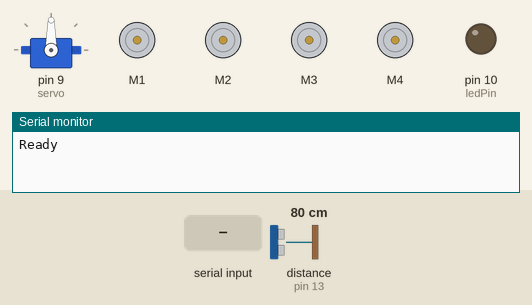
This sketch was run on a simulated Arduino Uno, built with avr-gcc and run on an emulated ATmega328P. On the bench: servo, 4 × DC motor (green arrow = forward, orange = backward, longer = faster), output pins drawn as LEDs (lit = HIGH), the last lines printed to the serial monitor. The inputs (shaded band) are chosen by the test bench; at power-on: distance to the obstacle (sensor on pin 13) 80 cm. The echo pulse lasts 58.3 µs per cm.

Above: at 2.5 s.
2.6 s: "look:1\n" received over Serial
At 3.3 s:
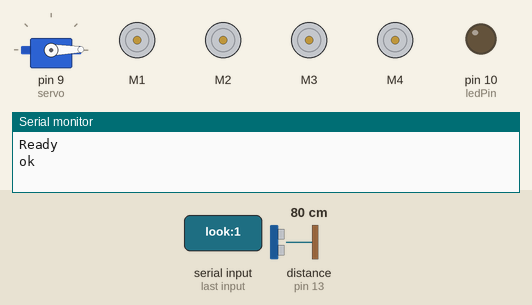
4.4 s: "look:150\n" received over Serial
At 5.6 s:
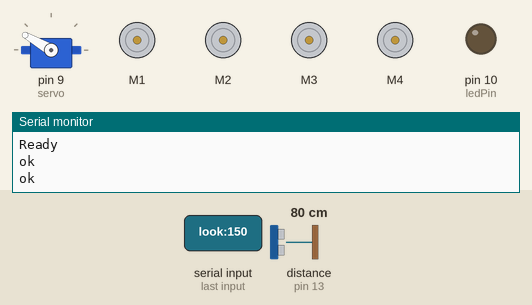
6.4 s: "forward:1\n" received over Serial
At 6.9 s:
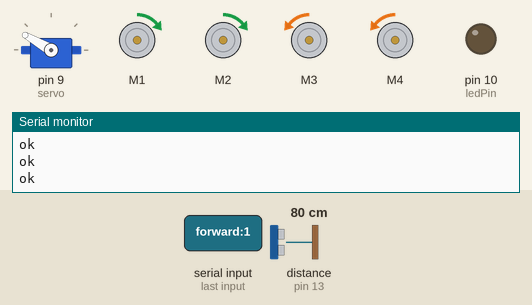
7.9 s: "forward:150\n" received over Serial
At 8.08 s:
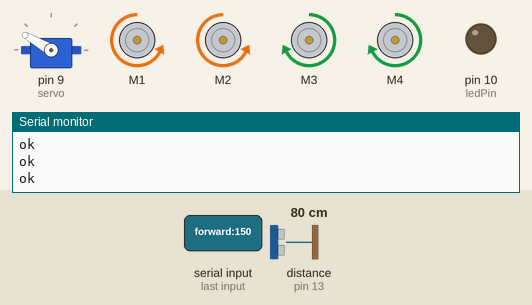
9.7 s: "backward:150\n" received over Serial
At 10.9 s:
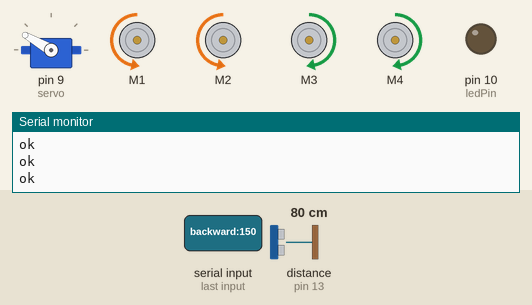
11.2 s: "look:1\n" received over Serial
At 13.1 s:
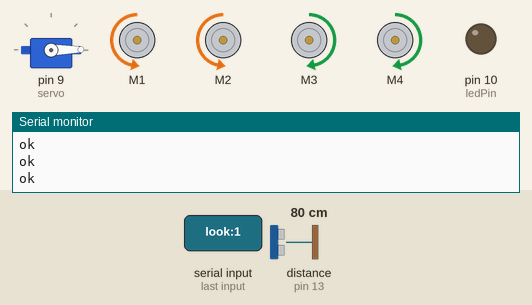
Timing chart, 0 to 14.2 s (numbered marks = the images above; inputs shaded):
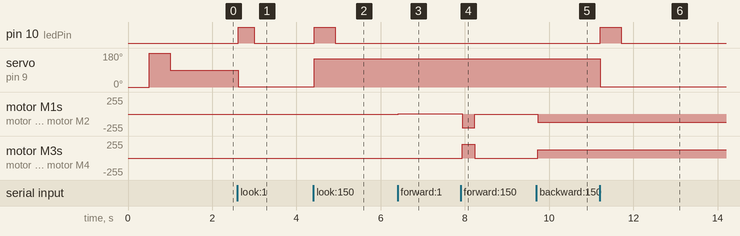

Measured:
- after the input at 2.6 s, pin 10 (ledPin): LOW → HIGH at once, → LOW 0.38 s later; servo on pin 9 (servo): 90° → 1° at once
- after the input at 4.4 s, pin 10 (ledPin): LOW → HIGH at once, → LOW 0.50 s later; servo on pin 9 (servo): 1° → 150° at once
- after the input at 6.4 s, motor M1, motor M2: stopped → forward 2/255 at once; motor M3, motor M4: stopped → backward 2/255 at once
- after the input at 7.9 s, motor M1, motor M2: forward 2/255 → backward 204/255 at once, → stopped 0.30 s later; motor M3, motor M4: backward 2/255 → forward 204/255 at once, → stopped 0.30 s later
- after the input at 9.7 s, motor M1, motor M2: stopped → backward 126/255 at once; motor M3, motor M4: stopped → forward 126/255 at once
- after the input at 11.2 s, pin 10 (ledPin): LOW → HIGH at once, → LOW 0.50 s later; servo on pin 9 (servo): 150° → 1° at once

The sketch:

pi_rover.ino
```cpp
#include <AFMotor.h>
#include <NewPing.h>
#include <Servo.h>

#define runEvery(t) for (static typeof(t) _lasttime;\
                         (typeof(t))((typeof(t))millis() - _lasttime) > (t);\
                         _lasttime += (t))

AF_DCMotor motor1(1);
AF_DCMotor motor2(2);
AF_DCMotor motor3(3);
AF_DCMotor motor4(4);

#define TRIGGER_PIN  2
#define ECHO_PIN     13
#define MAX_DISTANCE 200

NewPing sonar(TRIGGER_PIN, ECHO_PIN, MAX_DISTANCE);

int motorSpeed = 100;
int maxMotorSpeed = 255;
bool isMovingForward = false;
bool isMovingBackward = false;
bool safetyDriveMode = true;
bool debugMode = false;

int ledPin = 10;

String input = "";

// DC hobby servo
Servo servo;

void setup()
{
  Serial.begin(9600);
  Serial.print("Ready\n");
  pinMode(ledPin, OUTPUT);

  // calibrate the servo during setup
  servo.attach(9);

  servo.write(0);
  delay(500);
  servo.write(180);
  delay(500);
  servo.write(90);
  delay(350);

  servo.detach();
}

void loop()
{
  char character;

  while(Serial.available()) {
    character = Serial.read();
    input.concat(character);
    delay(2);
  }

  if (input != "") {
    String result = handleCommand(input);
    Serial.print(result + "\n");
    input = "";
  }

  if (safetyDriveMode) {

    // set the interval for measuring distance
    int checkDistanceInterval = map(
      motorSpeed,
      0, maxMotorSpeed,
      400, 50 // in milliseconds
    );

    int distanceToStop = map(
      motorSpeed,
      0, maxMotorSpeed,
      15, 60 // in centimeter
    );

    runEvery(checkDistanceInterval) {
      if (isMovingForward) {
        int distanceInCm = getDistanceInCm();

        if (distanceInCm != NO_ECHO && distanceInCm < distanceToStop) {
          halt(0);
          if (debugMode) {
            Serial.print("Stopped by 'Safety drive'");
          }
        }
      }
    }

    if (debugMode) {
      // the "checkDistanceInterval" and "distanceToStop" is dynamically set based on how fast
      // the robot is moving. this output shows us every 2 seconds how its configured for the moment
      runEvery(2000) {
        Serial.print("Safety drive: check interval "+String(checkDistanceInterval)+
        ", distance to stop: "+String(distanceToStop)+"\n");
      }
    }
  }
}

String getCommandFromInput(String input) {
  String result = input;
  int positionOfColon = input.indexOf(':');

  if (positionOfColon)
  {
    result = input.substring(0, positionOfColon);
  }

  return result;
}

int getArgumentFromInput(String input) {
  int result = -1;
  int positionOfColon = input.indexOf(':');

  if (positionOfColon)
  {
    int length = input.length() - positionOfColon;
    String argument = input.substring(positionOfColon + 1);
    result = argument.toInt();
  }

  return result;
}

void setMotorSpeed(int speedInPercentage) {
  motorSpeed = map(
    speedInPercentage,
    0, 100,
    0, maxMotorSpeed
  );

  if (debugMode) {
    Serial.print(String("Set speed to ") + motorSpeed + " ("+ speedInPercentage +"%)\n");
  }
}


String handleCommand(String input) {
  String result;

  String command = getCommandFromInput(input);
  int argument = getArgumentFromInput(input);

  // yes, a switch-case-construct would be better, but its not supporting strings as case value.. only integers
  if(command == "battery") {
    result = checkBatteryStatus(argument);
  } else if(command == "measureDistance") {
    result = measureDistance(argument);
  } else if(command == "look") {
    result = lookDirection(argument);
  } else if(command == "forward") {
    result = forward(argument);
  } else if(command == "backward") {
    result = backward(argument);
  } else if(command == "left") {
    result = left(argument);
  } else if(command == "right") {
    result = right(argument);
  } else if(command == "stop") {
    result = halt(argument);
  } else if(command == "debug") {
    result = debug(argument);
  // here we can add additional functions:
  // } else if(command == "doSomething") {
  //   result = doSomething(argument);
  } else {
    result = "unknown command: " + command;
  }

  return result;
}

String lookDirection(int argument) {
  String result;

  if (argument >= 0 && argument <= 180) {

    digitalWrite(ledPin, HIGH);

    if (servo.attached() == false) {
      servo.attach(9);
    }

    int waitTimeInMs;

    if (servo.read() > argument) {
      waitTimeInMs = servo.read() - argument;
    } else {
      waitTimeInMs = argument - servo.read();
    }

    waitTimeInMs = (waitTimeInMs + 100) * 2;

    servo.write(argument);

    // give the servo some time to do its job
    delay(waitTimeInMs);

    // we detach the servo variable from its pin to save energy
    servo.detach();

    digitalWrite(ledPin, LOW);

    result = "ok";
  } else {
    result = "failed";
  }

  return result;
}

String forward(int speedInPercentage)
{
  if (speedInPercentage > 0)
  {
    setMotorSpeed(speedInPercentage);
  }

  isMovingForward = true;
  isMovingBackward = false;

  turnMotorsOn();

  motor1.run(FORWARD);
  motor2.run(FORWARD);
  motor3.run(BACKWARD);
  motor4.run(BACKWARD);

  return "ok";
}

String backward(int speedInPercentage)
{
  if (speedInPercentage > 0)
  {
    setMotorSpeed(speedInPercentage);
  }

  isMovingForward = false;
  isMovingBackward = true;

  turnMotorsOn();

  motor1.run(BACKWARD);
  motor2.run(BACKWARD);
  motor3.run(FORWARD);
  motor4.run(FORWARD);

  return "ok";
}

String halt(int argument)
{
  int currentMotorSpeedInPercentage = map(
    motorSpeed,
    0, maxMotorSpeed,
    0, 100
  );

  // to pull the brake strongly we move for a short time in the opposite direction
  if (isMovingForward)
  {
    backward(80);
  }
  else if(isMovingBackward)
  {
    forward(80);
  }

  delay(currentMotorSpeedInPercentage * 2);

  turnMotorsOff();

  isMovingForward = false;
  isMovingBackward = false;

  return "ok";
}


String left(int speedInPercentage)
{
  int currentMotorSpeedInPercentage = map(
    motorSpeed,
    0, maxMotorSpeed,
    0, 100
  );

  // reset the speed of all motors to "motorSpeed"
  turnMotorsOn();

  int speedOfLeftMotors = ((float) currentMotorSpeedInPercentage / 100) * speedInPercentage;

  motor2.setSpeed(speedOfLeftMotors);
  motor3.setSpeed(speedOfLeftMotors);

  return "ok";
}

String right(int speedInPercentage)
{
  int currentMotorSpeedInPercentage = map(
    motorSpeed,
    0, maxMotorSpeed,
    0, 100
  );

  // reset the speed of all motors to "motorSpeed"
  turnMotorsOn();

  int speedOfRightMotors = ((float) currentMotorSpeedInPercentage / 100) * speedInPercentage;

  motor1.setSpeed(speedOfRightMotors);
  motor4.setSpeed(speedOfRightMotors);

  return "ok";
}

String checkBatteryStatus(int argument)
{
  int counter = 0;
  for (int i = 0; i <= 3; i++) {
    int value = analogRead(0);
    if (value < 10) {
      counter = counter + 1;
    }

    delay(1000);
  }

  String result;

  if (counter > 2) {
    result = "low";
  } else {
    result = "ok";
  }

  return result;
}

String debug(int argument) {
  if (argument == 1) {
    debugMode = true;
  } else {
    debugMode = false;
  }

  return "ok";
}

void turnMotorsOff()
{
  motor1.setSpeed(0);
  motor2.setSpeed(0);
  motor3.setSpeed(0);
  motor4.setSpeed(0);

  motor1.run(RELEASE);
  motor2.run(RELEASE);
  motor3.run(RELEASE);
  motor4.run(RELEASE);
}

void turnMotorsOn()
{
  motor1.setSpeed(motorSpeed);
  motor2.setSpeed(motorSpeed);
  motor3.setSpeed(motorSpeed);
  motor4.setSpeed(motorSpeed);
}

String measureDistance(int argument) {
  return String("Ping: ") + String(getDistanceInCm()) + String("cm");
}

int getDistanceInCm() {
  return sonar.ping_cm();
}
```
